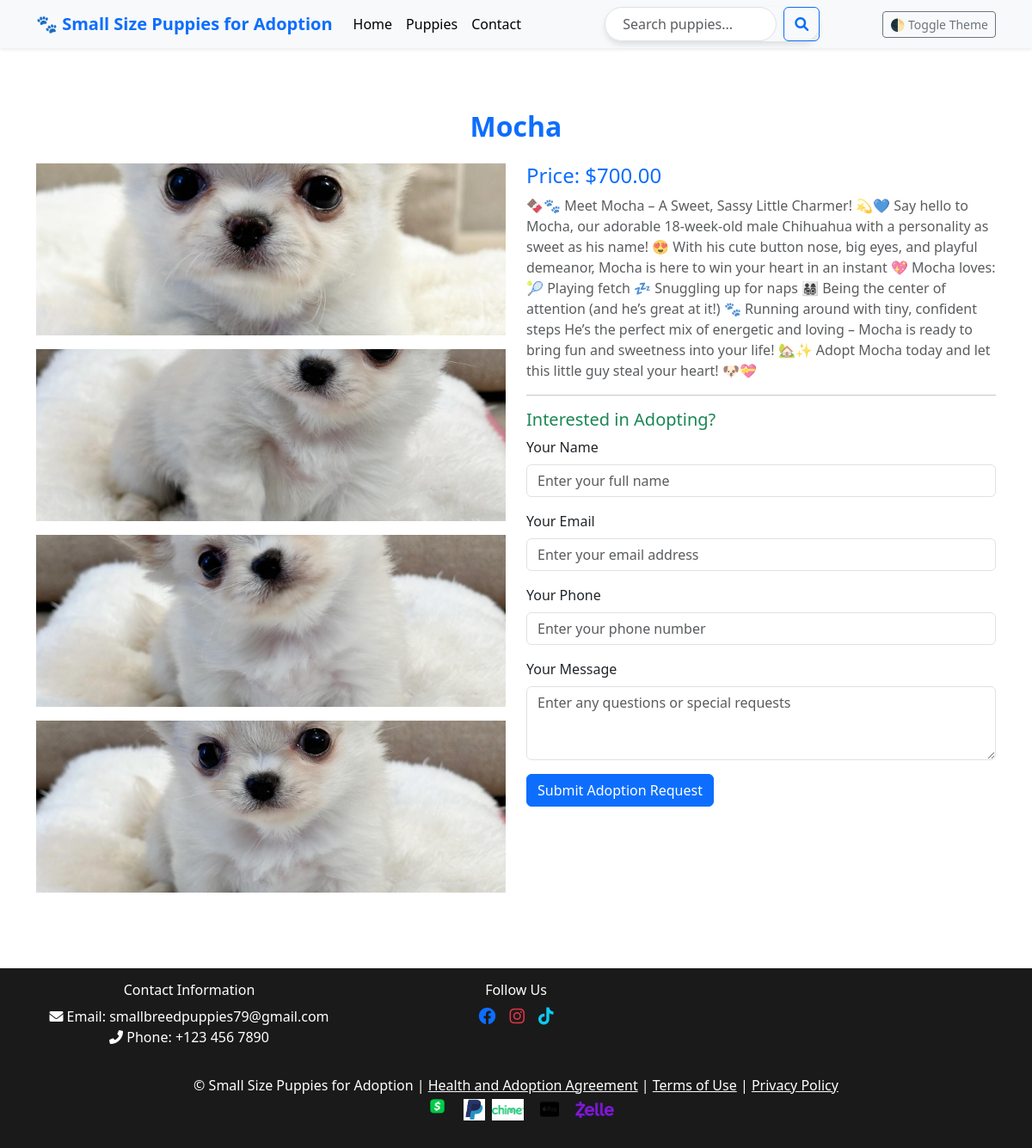
The app's page /puppy/6/ with its own data.
### store/models.py (models this page shows, shortened)
class Puppy(models.Model):
    name = models.CharField(max_length=255)
    breed = models.CharField(max_length=255)
    description = models.TextField()
    price = models.DecimalField(max_digits=10, decimal_places=2)
    is_adopted = models.BooleanField(default=False)
    created_at = models.DateTimeField(auto_now_add=True)
    age = models.PositiveBigIntegerField(default=16)
    gender = models.CharField(max_length=255)
    registration = models.CharField(max_length=255)

class PuppyImage(models.Model):
    puppy = models.ForeignKey(Puppy, related_name='images', on_delete=models.CASCADE)
    image = models.ImageField(upload_to='puppy_images/')

### store/views.py (the view)
# urls.py: path('puppy/<int:pk>/', views.puppy_detail, name='puppy_detail'),
def puppy_detail(request, pk):
    puppy = get_object_or_404(Puppy, pk=pk)
    return render(request, 'store/puppy_detail.html', {'puppy': puppy})

### store/templates/store/puppy_detail.html (shortened to what this page needs)
{% extends "store/base.html" %}
{% block content %}
<div class="container my-5">
    <h2 class="text-center text-primary mb-4 fw-bold">{{ puppy.name }}</h2>
    <div class="row">
        <div class="col-12 col-md-6">
            {% for puppy_image in puppy.images.all %}
                <img src="{{ puppy_image.image.url }}" class="img-fluid mb-3 puppy-thumbnail" alt="{{ puppy.name }} Image" data-bs-toggle="modal" data-bs-target="#imageModal" data-bs-image="{{ puppy_image.image.url }}">
            {% empty %}
                <p>No images available for this puppy.</p>
            {% endfor %}
        </div>
        <div class="col-12 col-md-6">
            <h4 class="text-primary">Price: ${{ puppy.price }}</h4>
            <p class="text-muted">{{ puppy.description }}</p>
            <hr>
            <h5 class="text-success">Interested in Adopting?</h5>
            <form action="{% url 'adopt' puppy.id %}" method="POST">
                <div class="mb-3">
                    <label for="name" class="form-label">Your Name</label>
                    <input type="text" class="form-control" id="name" name="name" placeholder="Enter your full name" required>
                </div>
                <div class="mb-3">
                    <label for="email" class="form-label">Your Email</label>
                    <input type="email" class="form-control" id="email" name="email" placeholder="Enter your email address" required>
                </div>
                <div class="mb-3">
                    <label for="phone" class="form-label">Your Phone</label>
                    <input type="tel" class="form-control" id="phone" name="phone" placeholder="Enter your phone number" required>
                </div>
                <div class="mb-3">
                    <label for="message" class="form-label">Your Message</label>
                    <textarea class="form-control" id="message" name="message" rows="3" placeholder="Enter any questions or special requests" required></textarea>
                </div>
                <button type="submit" class="btn btn-primary">Submit Adoption Request</button>
            </form>
        </div>
    </div>
</div>
{% endblock %}

### store/templates/store/base.html (style rules this page uses)
html { transition: background-color 0.3s, color 0.3s; }

### store/templates/store/puppy_detail.html (style rules this page uses)
.puppy-thumbnail { width: 100%; height: 200px; object-fit: cover; transition: transform 0.3s ease, box-shadow 0.3s ease; }

### records on screen
Puppy: name "Mocha", price "700.00", description "🍫🐾 Meet Mocha – A Sweet, Sassy Little Charmer! 💫💙 Say hello to Mocha, our adorable 18-week-old male Chihuahua with a personality as sweet as his name! 😍 With his cute button nose, big eyes, and playful demeanor, Mocha is here to win your heart in an instant 💖 Mocha loves: 🎾 Playing fetch 💤 Snuggling up for naps 👨‍👩‍👧‍👦 Being the center of attention (and he’s great at it!) 🐾 Running around with tiny, confident steps He’s the perfect mix of energetic and loving – Mocha is ready to bring fun and sweetness into your life! 🏡✨ Adopt Mocha today and let this little guy steal your heart! 🐶💝"
PuppyImage: image (picture)
PuppyImage: image (picture)
PuppyImage: image (picture)
PuppyImage: image (picture)
